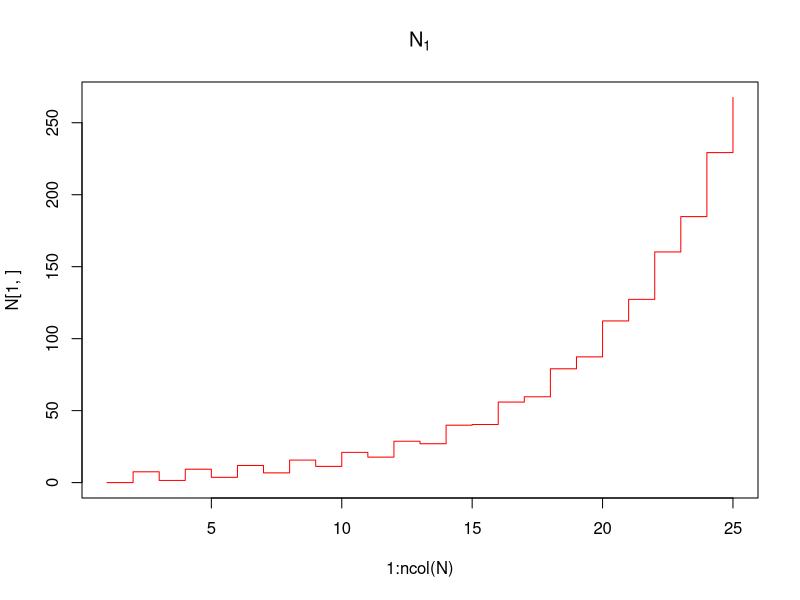
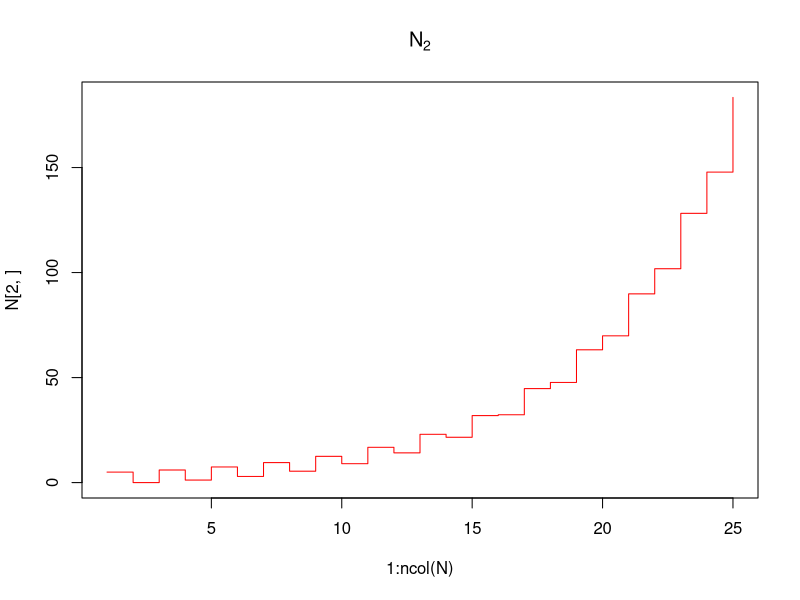
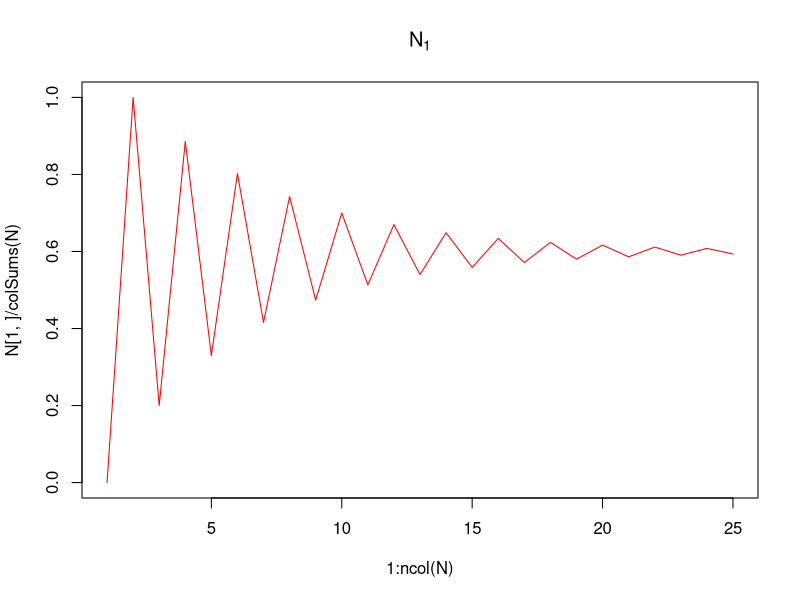
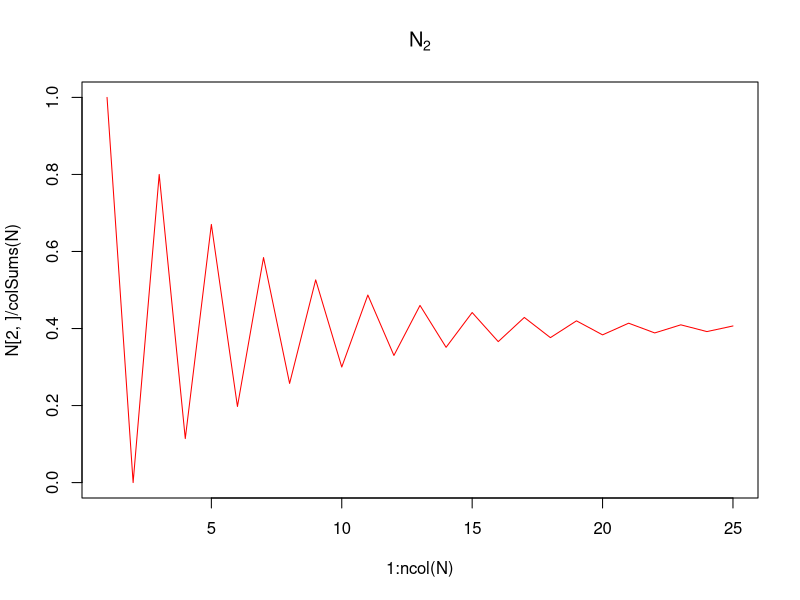
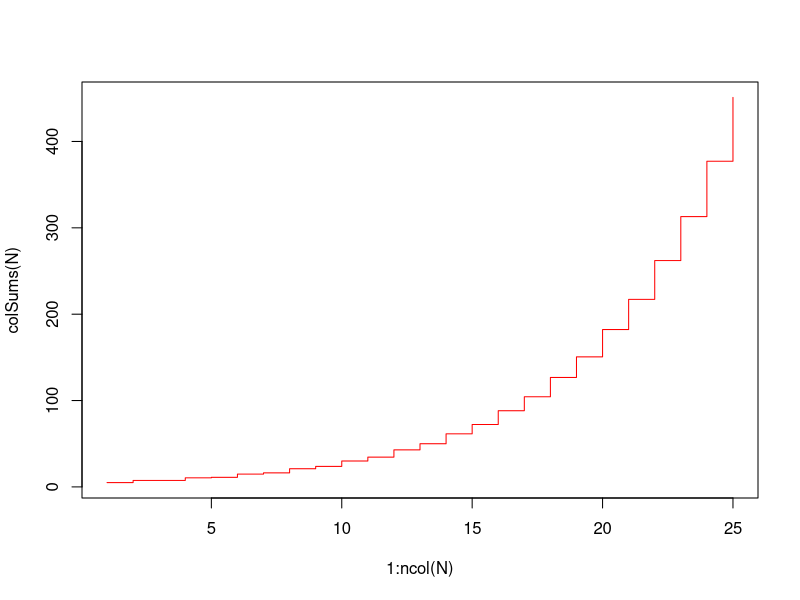
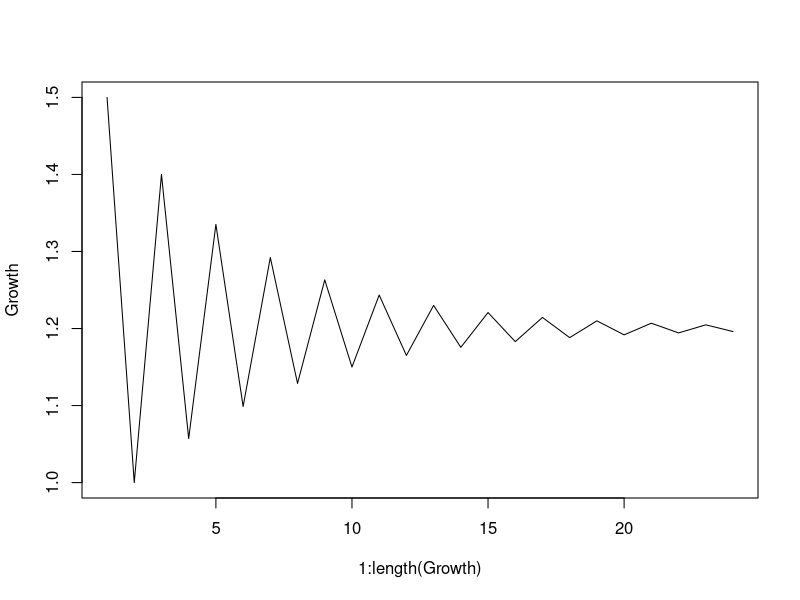

Write R code to recreate these figures, in order.
p1 <- 0.2; R <- 1.5; p2 <- 0.8
L <- matrix(c(p1, R, p2, 0), nrow = 2, ncol = 2, byrow = T)


N1 <- 0
N2 <- 5
N <- matrix(NA, nrow = 2, ncol = 25, byrow = F)

N[,1] <- c(N1, N2)

for(t in 2:ncol(N)){
    N[,t] <- L %*% N[, t-1]
}

plot(1:ncol(N), N[1, ], type = "s", col = "red", main = expression(N[1]))
plot(1:ncol(N), N[2, ], type = "s", col = "red", main = expression(N[2]))

plot(1:ncol(N), N[1, ]/colSums(N), type = "l", col = "red", main = expression(N[1]))
plot(1:ncol(N), N[2, ]/colSums(N), type = "l", col = "red", main = expression(N[2]))

plot(1:ncol(N), colSums(N), type = "s", col = "red")

N.tot <- colSums(N)

Growth <- N.tot[2:ncol(N)]/N.tot[1:(ncol(N)-1)]

plot(1:length(Growth), Growth, type = "l")

prop <- eigen(L); prop

vec.prop <- prop$vectors[, 1]

vec.prop/sum(vec.prop)
